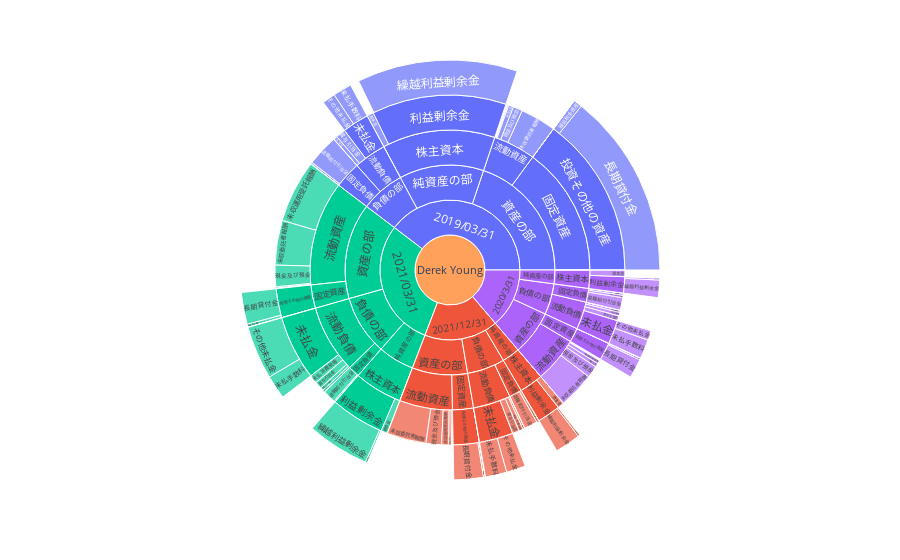

Notebook cell for this chart:
### Code cell
fig_dy = px.sunburst(
    qtr_dy,
    path=["DY","Qtr_DY","BS_Section1","BS_Section2","BS_Section3","BS_Section4"],
    values="BS_Ref",
    color="Qtr_DY"
)
fig_dy.show()

### Figure 1 — Plotly figure (JSON) as saved in the notebook; plotly's stock layout.template omitted (floating-point values rounded to 4 significant figures; data arrays with more than 128 entries replaced by an {"elided": "..."} marker saying what was removed)
{"data": [{"branchvalues": "total", "customdata": {"elided": "196x1 str values"}, "domain": {"x": [0, 1], "y": [0, 1]}, "hovertemplate": "labels=%{label}<br>BS_Ref=%{value}<br>parent=%{parent}<br>id=%{id}<br>Qtr_DY=%{customdata[0]}<extra></extra>", "ids": {"elided": "196 str values"}, "labels": {"elided": "196 str values"}, "marker": {"colors": {"elided": "196 str values"}}, "name": "", "parents": {"elided": "196 str values"}, "type": "sunburst", "values": {"elided": "196 int values"}}], "layout": {"legend": {"tracegroupgap": 0}, "margin": {"t": 60}}}
